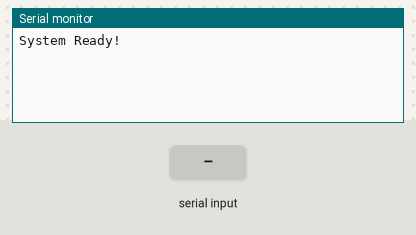
Simulated run of this sketch. Board: Arduino Uno, built with avr-gcc and run on an emulated ATmega328P. On the bench: the last lines printed to the serial monitor. Inputs (shaded band) come from the test bench.

Above: at 1.2 s.
1.3 s: "1" received over the second serial link
At 1.6 s:
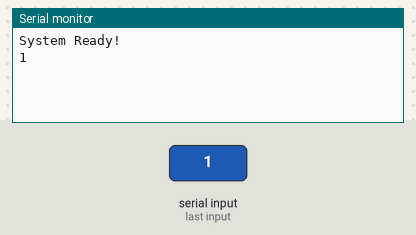
2.8 s: "0" received over the second serial link
At 4.0 s:
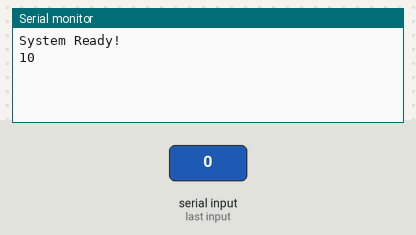

The sketch:

LORA.ino
```cpp
#include <SoftwareSerial.h>

// RX подключается к TXD модуля (D2)
// TX подключается к RXD модуля (D3)
SoftwareSerial loraSerial(2, 3);

void setup() {
  Serial.begin(9600);
  loraSerial.begin(9600);
  Serial.println("System Ready!");
}

void loop() {
  // Если пришли данные от LoRa, выводим их в компьютер
  if (loraSerial.available()) {
    Serial.write(loraSerial.read());
  }
  // Если пришли данные от компьютера, отправляем их в LoRa
  if (Serial.available()) {
    loraSerial.write(Serial.read());
  }
}
```

Measured:
- after the input at 1.3 s, the serial monitor: prints a new line at once (image 1)
- after the input at 2.8 s, the serial monitor: prints a new line at once (image 2)
